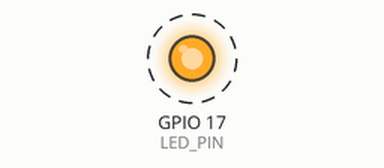
Recording of a program running on a simulated Raspberry Pi (BCM pin numbers). Shown: output pins drawn as LEDs (lit = HIGH). Dashed ring = blinking. What the program prints to the terminal is not drawn. At 10.0 s the program stops and its outputs stay as they are.

Above: at 0.2 s.
Timing chart, 0 to 3.0 s (numbered marks = the images above):
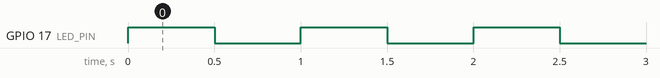

Measured:
- by itself, GPIO 17 (LED_PIN): alternates HIGH for 0.50 s and LOW for 0.50 s, 20 changes in all, then stays LOW

The program:

blink.py
```python
import RPi.GPIO as GPIO
import time

# LED Configuration
LED_PIN = 17  # GPIO pin number (BCM mode) - change this to match your wiring

def setup():
    """Initialize GPIO settings"""
    GPIO.setmode(GPIO.BCM)  # Use BCM pin numbering
    GPIO.setup(LED_PIN, GPIO.OUT)
    print(f"LED connected to GPIO {LED_PIN}")
    print("Starting blink test...")

def blink(duration=0.5, count=10):
    """
    Blink the LED

    Args:
        duration: How long LED stays on/off (seconds)
        count: Number of blinks (0 = infinite)
    """
    try:
        iterations = 0
        while count == 0 or iterations < count:
            GPIO.output(LED_PIN, GPIO.HIGH)  # LED ON
            print("LED ON")
            time.sleep(duration)

            GPIO.output(LED_PIN, GPIO.LOW)   # LED OFF
            print("LED OFF")
            time.sleep(duration)

            iterations += 1

    except KeyboardInterrupt:
        print("\nStopped by user")
    finally:
        GPIO.cleanup()
        print("GPIO cleanup complete")

if __name__ == "__main__":
    setup()
    blink(duration=0.5, count=10)  # Blink 10 times, 0.5s on/off
    # blink(duration=1, count=0)   # Uncomment for infinite blinking
```
